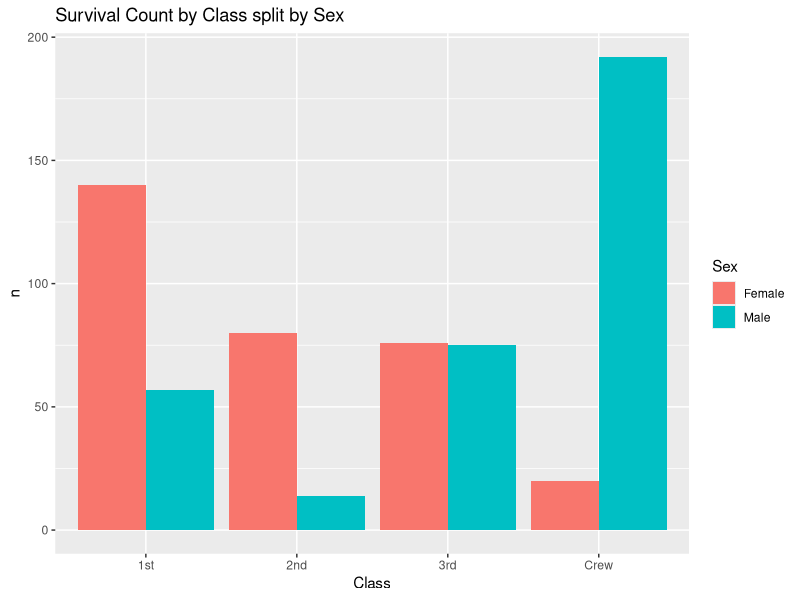
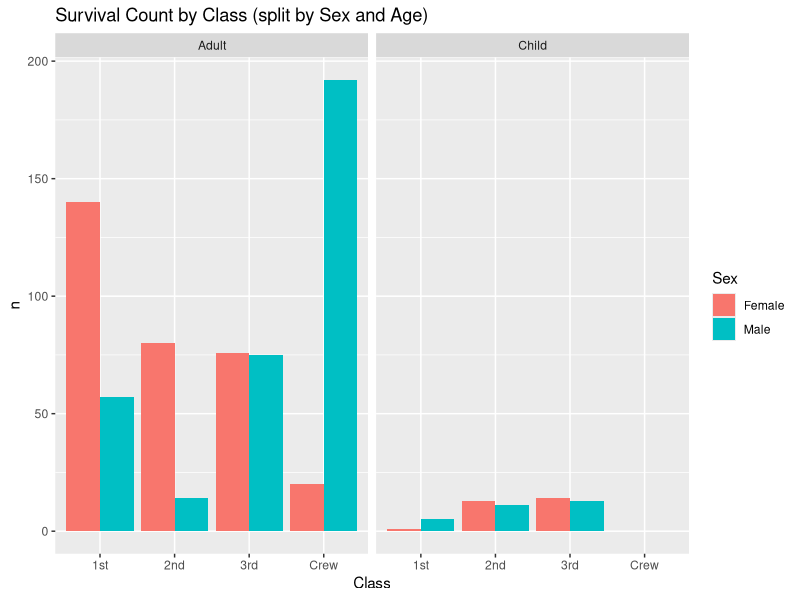
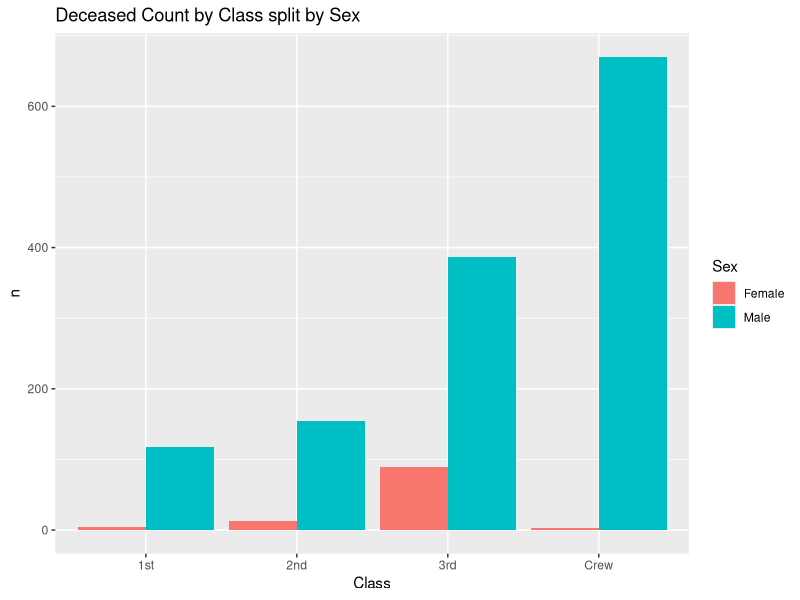
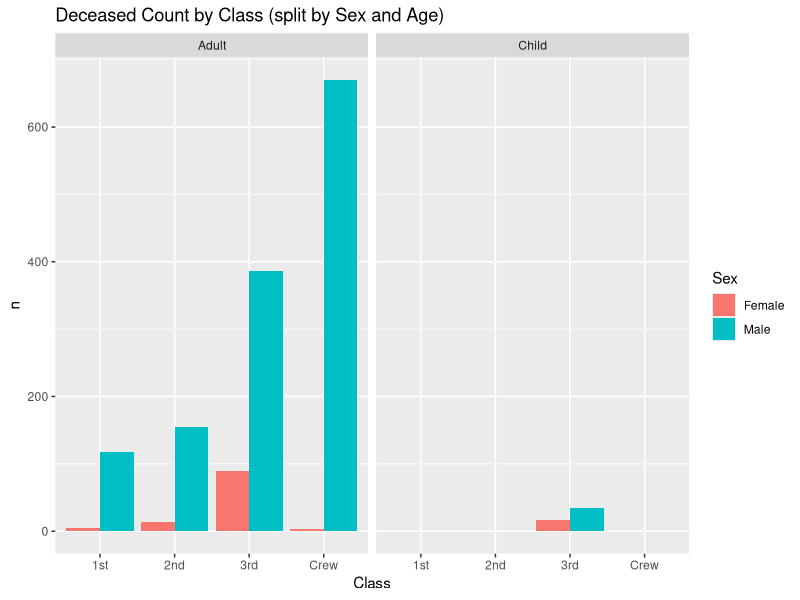
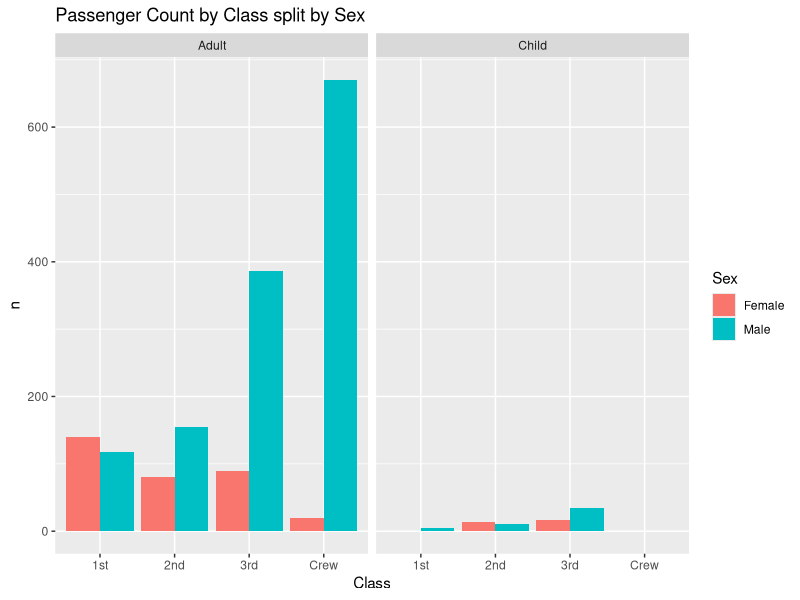
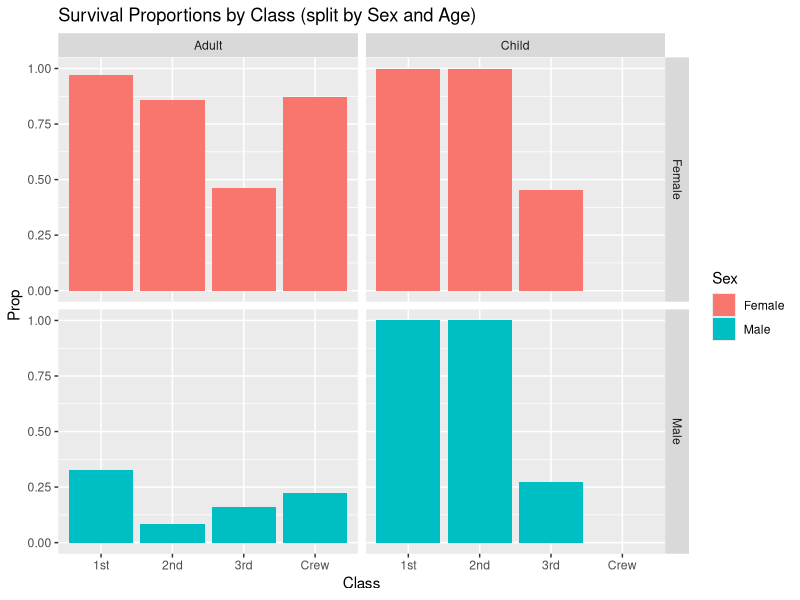
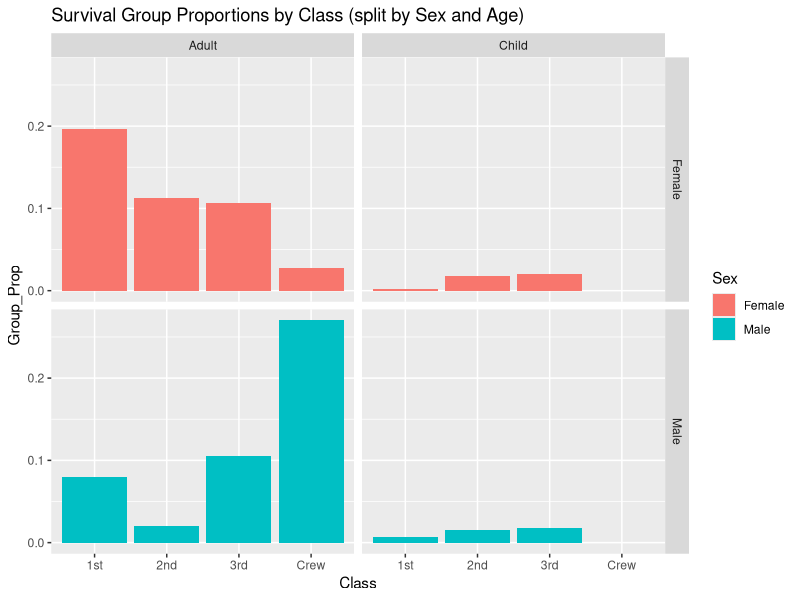

Source code (R) for these figures, in order:
## ---- chunk 1
library(tidyverse)

df_titanic <- as_tibble(Titanic)
## ---- chunk 2
## TASK: Perform a `glimpse` of df_titanic
glimpse(df_titanic)
## ---- chunk 3
## NOTE: No need to edit! We'll cover how to
## do this calculation in a later exercise.
df_titanic %>% summarize(total = sum(n))
## ---- chunk 4
df_titanic_survived <- filter(df_titanic, Survived == "Yes")

df_titanic_survived

df_titanic_survived %>%
  ggplot() +
  geom_col(mapping = aes(x = Class, y = n, fill = Sex), position = "dodge") +
  labs(title = "Survival Count by Class split by Sex")

df_titanic_survived %>%
  ggplot() +
  geom_col(mapping = aes(x = Class, y = n, fill = Sex), position = "dodge") + facet_wrap(~ Age) +
  labs(title = "Survival Count by Class (split by Sex and Age)")
## ---- chunk 5
df_titanic_deceased <- filter(df_titanic, Survived == "No")

df_titanic_deceased %>%
  ggplot() +
  geom_col(mapping = aes(x = Class, y = n, fill = Sex), position = "dodge") +
  labs(title = "Deceased Count by Class split by Sex")

df_titanic_deceased %>%
  ggplot() +
  geom_col(mapping = aes(x = Class, y = n, fill = Sex), position = "dodge") + facet_wrap(~ Age) +
  labs(title = "Deceased Count by Class (split by Sex and Age)")
## ---- chunk 6
df_titanic %>%
  ggplot() +
  geom_col(mapping = aes(x = Class, y = n, fill = Sex), position = "dodge") +
  facet_wrap(~ Age) +
  labs(title = "Passenger Count by Class split by Sex")
## ---- chunk 7
## NOTE: No need to edit! We'll cover how to
## do this calculation in a later exercise.
df_prop <-
  df_titanic %>%
  group_by(Class, Sex, Age) %>%
  mutate(Total = sum(n), Prop = n / Total) %>%
  ungroup()
df_prop
## ---- chunk 8
df_prop_survived <- filter(df_prop, Survived == "Yes")

df_prop_survived

df_prop_survived %>%
  ggplot() +
  geom_col(mapping = aes(x = Class, y = Prop, fill = Sex), position = "dodge") +
  facet_grid(Sex ~ Age) +
  labs(title = "Survival Proportions by Class (split by Sex and Age)")
## ---- chunk 9
df_survived <- filter(df_titanic, Survived == "Yes")

total_survived <- sum(df_survived$n)

df_survived_group_prop <-
  df_survived %>%
  group_by(Class, Sex, Age) %>%
  mutate(Group_Prop = n / total_survived) %>%
  ungroup()

df_survived_group_prop

df_survived_group_prop %>%
  ggplot() +
  geom_col(mapping = aes(x = Class, y = Group_Prop, fill = Sex)) +
  facet_grid(Sex ~ Age) +
  labs(title = "Survival Group Proportions by Class (split by Sex and Age)")
